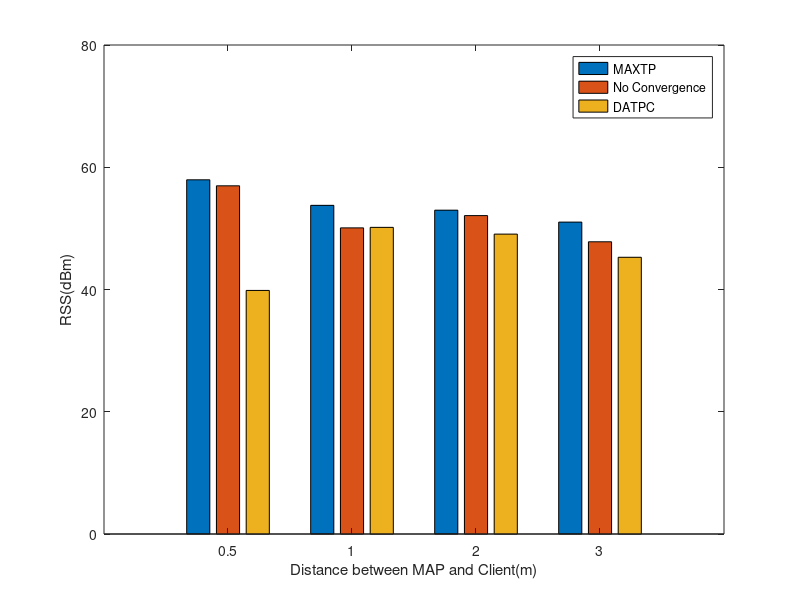

MATLAB code to generate this figure:
y1 = [5.7949264e+01
5.3767710e+01
5.2977861e+01
5.1026469e+01]
y2 = [5.6965801e+01
5.0083537e+01
5.2092095e+01
4.7809141e+01]
y3 = [3.9849130e+01
5.0166436e+01
4.9062247e+01
4.5272562e+01]

bar([y1 y2 y3])
ylim([0 80])
set(gca,'XTicklabel',{'0.5','1','2','3'})
xlabel('Distance between MAP and Client(m)')
ylabel('RSS(dBm)')
legend({'MAXTP','No Convergence','DATPC'},'Location','NorthEast');
